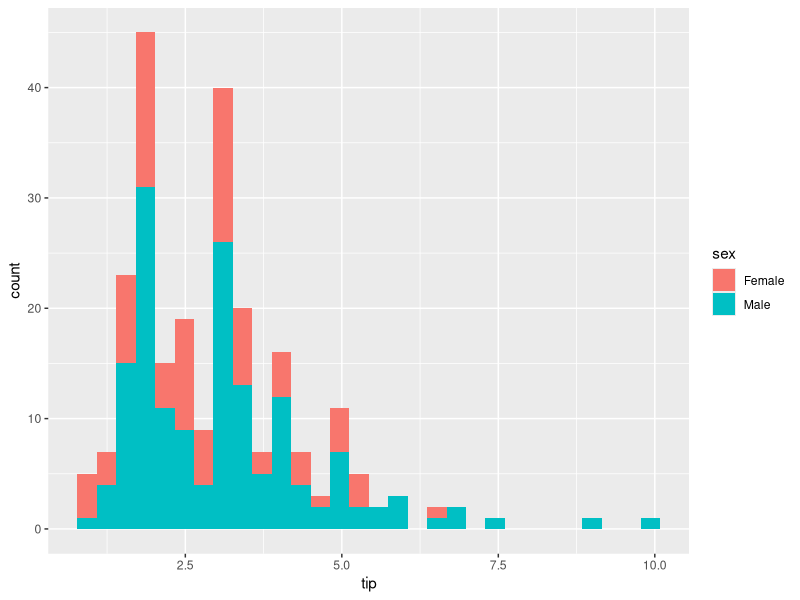
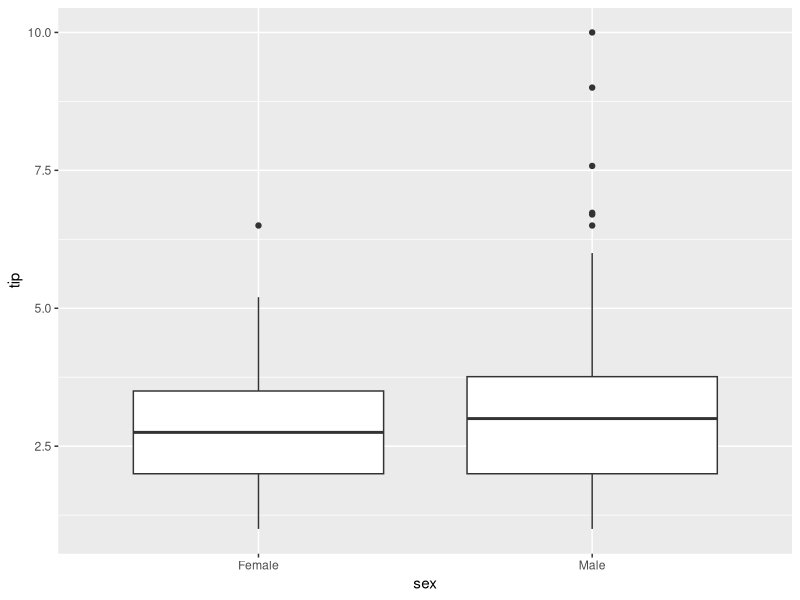
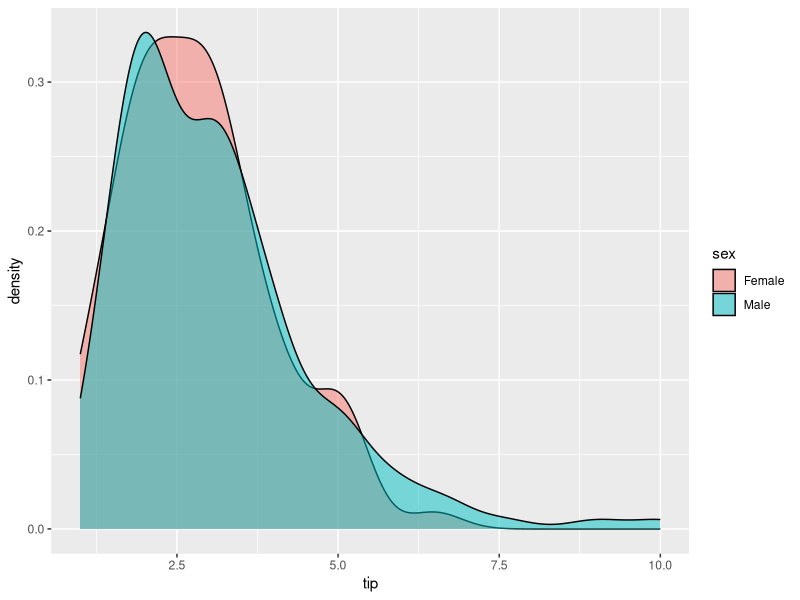
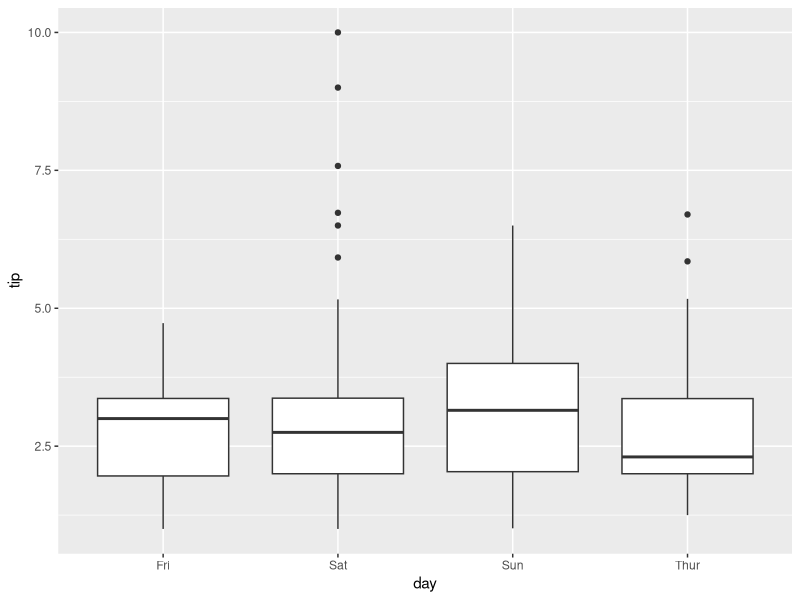
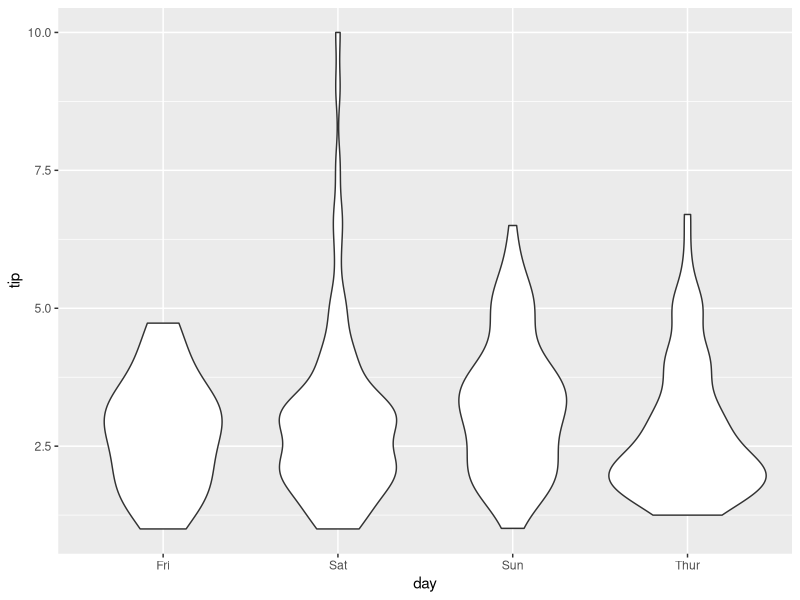

Reproduce these figures in R, in order.
# Q1
# Load the tidyverse package
# Load the reshape2 package
# Load the tips dataset
# Create a histogram of the tips by sex
# Create a box plot of the tips by sex
# Create a density plot of the tips by sex

library(tidyverse)
library(reshape2)
data(tips)

# Histogram of tips by sex
ggplot(data = tips, aes(x=tip)) +
    geom_histogram(aes(fill = sex))

# Boxplot of tips by sex
ggplot(data = tips, aes(x=sex)) +
    geom_boxplot(aes(y=tip))

# Density plot of tips by sex
ggplot(data = tips, aes(x=tip)) +
    geom_density(aes(fill=sex), alpha=0.5)

# From above, we can notice that perhaps the histogram plot is not
# the best in this scenario. Boxplots and Density plots give us a
# much better insight into the data.

# ANOVA - Analysis of Variance
# ANOVA is used to compare the means of more than two groups.
# It is an extension of the t-test.
# The null hypothesis is that all the means are equal.
# The alternative hypothesis is that at least one mean is different.

# Q2
# Create a box plot of the tips by day
# Create a violin plot of the tips by day

# Boxplot of tips by day
ggplot(data = tips, aes(x=day)) +
    geom_boxplot(aes(y=tip))

# Violin plot of tips by day
ggplot(data = tips, aes(x=day)) +
    geom_violin(aes(y=tip))

# In the above two plots, we can see that the boxplot is the better
# plot for this scenario. The violin plot is not very clear.

# Determining whether the means are different
# In other words, we want to determine whether people tip more
# on Sunday or Saturday.

# We use the aov() function to perform ANOVA.
# The first argument is a formula.
# The second argument is the data frame.

tip_aov <- aov(tip ~ day, data = tips)
summary(tip_aov)

# From the summary, you will notice that the p-value is greater
# than 0.05. Hence, we fail to reject the null hypothesis.
# This means that there is no difference in the means of the tips

# Sometimes, you will see the following code
tip_aov2 <- aov(tip ~ day - 1, data = tips)
summary(tip_aov2)
# Notice that the p-value is less than 0.05 which means we can reject
# the null hypotheses. In this case it is true because we are not comparing
# the tip distribution with the intercept.
# In other words, if we run the following code
tip_aov$coefficients
# You will notice that dayFriday is missing. That is because we used it as
# the intercept (baseline). Hence, all the other days tip distribution is
# compared with Friday's tip distribution.
# In the case of tip_aov2.
tip_aov2$coefficients
# You will notice that all the days are present. That is because we are
# not using any intercept. Hence, all the days tip distribution is compared
# with a hypothetical distribution that has a mean of 0. In other words,
# we are comparing the days to hypothetical day where no one tips.

# Linear Modeling
# We can perform the same test using the lm() function
tip_lm <- lm(tip ~ day, data = tips)
summary(tip_lm)
# Notice that this test will give us more information than aov()
# Notice that dayFriday is also missing since we used it as the intercept.

# What if we want to use Sunday as the intercept
# For this scenario, we need to define Sunday as the first level
# in the day column.
# We can do this using the factor() function
tips$day <- factor(tips$day, levels = c("Sun", "Sat", "Thur", "Fri"))
tip_lm2 <- lm(tip ~ day, data = tips)
summary(tip_lm2)

# Notice, that compared to dayThur, the p-value is less than 0.05 which means
# we can reject the null hypothesis. Hence, we can say that people tip more
# on Sunday than on Thursday.